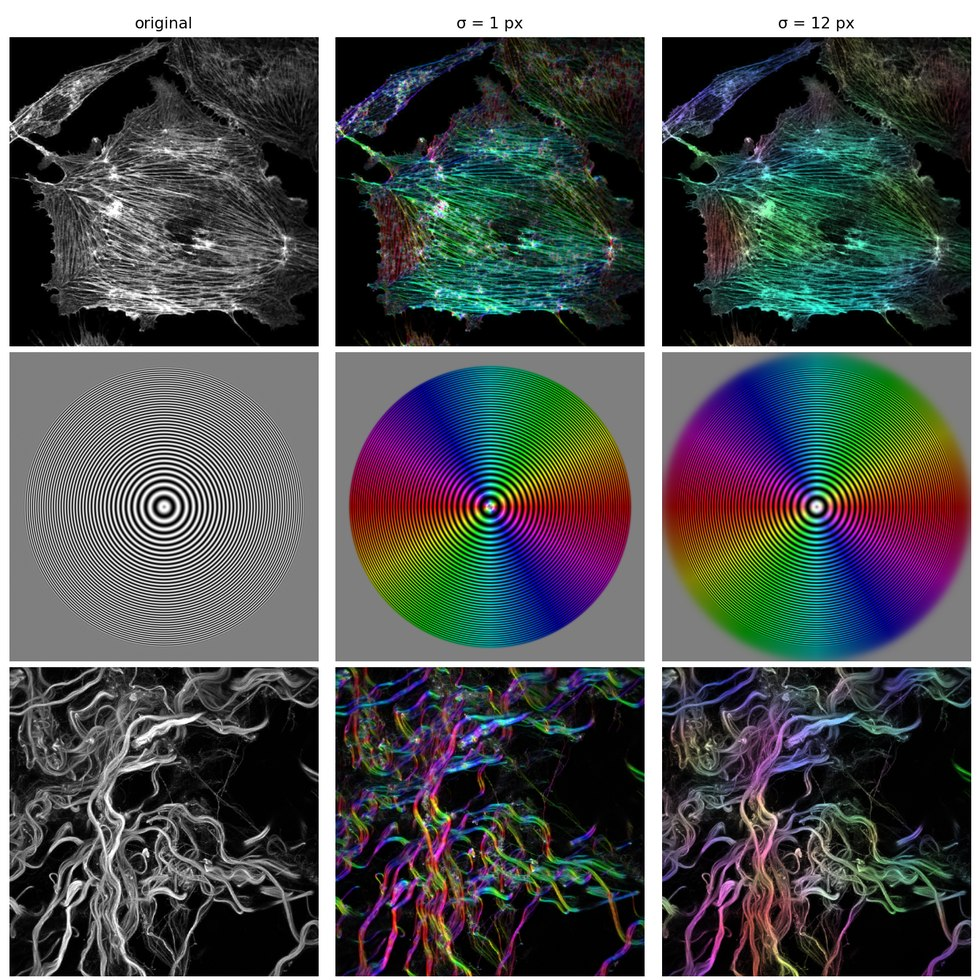
#> input picture docs/assets/analysis-surveys.jpg, 980 x 980 px, given in place of input.tif, which was not available
$ python tree-orientation.py '~/tree-orientation/frames' tree-orientation.gif
#> lines starting #> are read from the running program, lines starting #| are printed output that depends on the picture; after the words box and inside, x2 and y2 are one past the last pixel; in counts of white or black regions, pixels touching at a corner belong together; pictures that were not available may be replaced by others from this repository, and a replacement may not be noted
"""Assemble the Tree Rings animation from the maps saved by tree-orientation.txt.

    python tree-orientation.py ~/tree-orientation/frames tree-orientation.gif

For every local window the color survey is composed in HSB: hue = orientation,
saturation = sqrt(coherency), which keeps the colors vivid where the coherency
is moderate, brightness = the image. Each frame is labelled with its window,
scaled from 1200 x 162 to 800 x 108 px and quantized to its own 256-color
palette. The sequence sweeps the window up, holds, sweeps back down and holds
again, so the loop has no jump. Needs numpy and Pillow.
"""
import os
import sys

import numpy as np
from PIL import Image, ImageDraw, ImageFont

FRAMES, OUT = sys.argv[1], sys.argv[2]
K = range(0, 31)                 # sigma = 2^(k/6): 1 ... 32 px, as in the macro
SIZE = (800, 108)                # two thirds of the 1200 x 162 crop
STEP_MS, HOLD_MS = 150, 1200     # per frame, and at the two ends of the sweep
SATURATION_POWER = 0.5

try:
    FONT = ImageFont.truetype('/System/Library/Fonts/Helvetica.ttc', 13)
except OSError:
    FONT = ImageFont.load_default()


def load(name):
#> called with name = 'input.tif'
    return np.asarray(Image.open(os.path.join(FRAMES, name)), dtype=np.float64)


def to_byte(x):
    return Image.fromarray(np.round(np.clip(x, 0.0, 1.0) * 255.0).astype(np.uint8))


image = load('input.tif')
brightness = (image - image.min()) / (image.max() - image.min())


def frame(k):
#> called with k = 0
    theta = load('orientation-%02d.tif' % k)                    # radians, [-pi/2, pi/2]
#> call 2 of load, with name = 'orientation-00.tif'
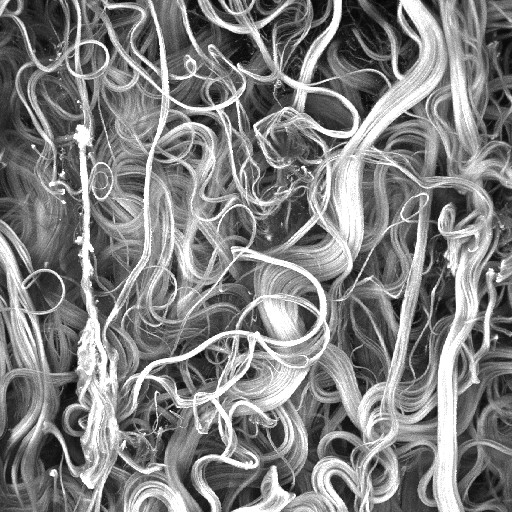
#> input picture docs/assets/collagen-input.jpg, 512 x 512 px, given in place of orientation-00.tif, which was not available
    coherency = load('coherency-%02d.tif' % k)                  # [0, 1]
    hue = (theta + np.pi / 2.0) / np.pi                         # the wheel of the plugin
    saturation = coherency ** SATURATION_POWER
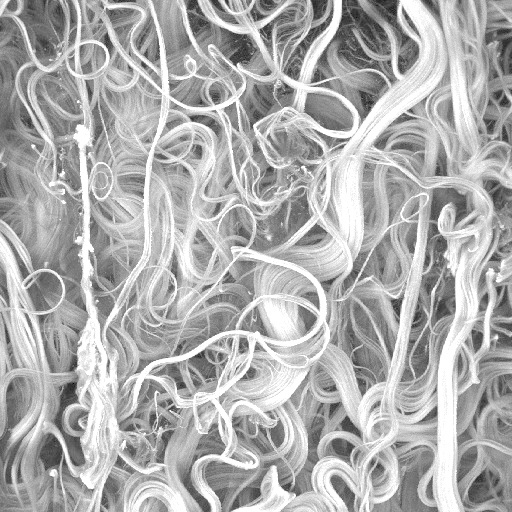
#> saturation: shape (512, 512) float64; min 0, max 15.97, mean 10.95; drawn with min black and max white
    survey = Image.merge('HSV', [to_byte(hue), to_byte(saturation), to_byte(brightness)])
#> in to_byte (call 2), `return Image.fromarray(np.round(np.clip(x, 0.0, 1.0) * 255.0).astype(n..`:
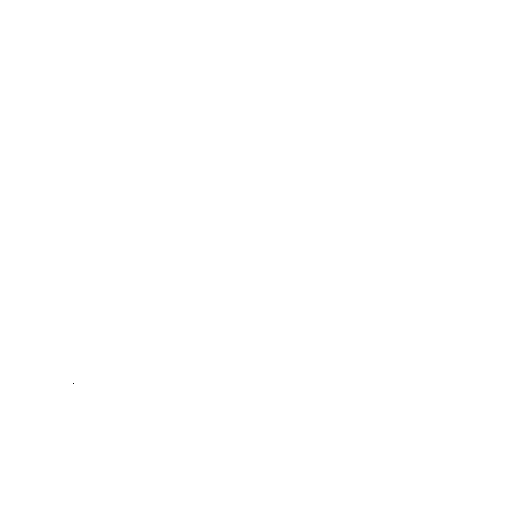
#> returned value: PIL image 512x512 L; 100% white; black in thin lines or dots, all inside (x1, y1, x2, y2) = (73, 383, 74, 384)
#> in to_byte, returned value is the input picture: PIL image 980x980 RGB; mean R, G, B 80.3, 83.3, 83.7
    survey = survey.convert('RGB').resize(SIZE, Image.LANCZOS)
    sigma = 2 ** (k / 6)
    label = 'local window %.1f px' % sigma if sigma < 10 else 'local window %.0f px' % sigma
    draw = ImageDraw.Draw(survey, 'RGBA')
    w, h = draw.textbbox((0, 0), label, font=FONT)[2:]
    x, y = SIZE[0] - w - 8, SIZE[1] - h - 8
    draw.rectangle((x - 4, y - 4, x + w + 4, y + h + 4), fill=(0, 0, 0, 150))
    draw.text((x, y), label, font=FONT, fill='white')
    return survey.quantize(colors=256, method=Image.Quantize.MEDIANCUT, dither=Image.Dither.NONE)


#> (the run stopped early here; a loop or call above may not have finished)
